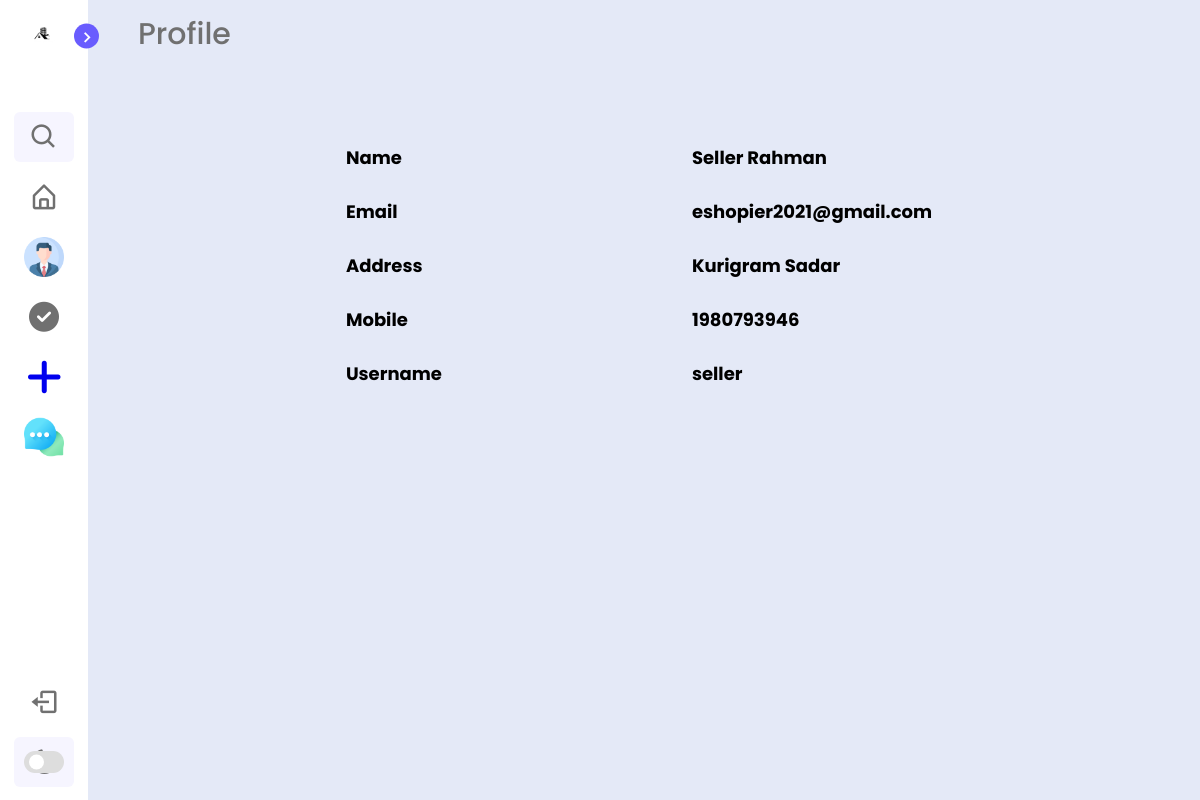
The page /admin/profile.php?username=seller (signed in) on the database its author committed.
### tables this page shows
CREATE TABLE `signup` (
  `signup_id` int(11) NOT NULL,
  `signup_name` varchar(100) DEFAULT NULL,
  `signup_username` varchar(100) DEFAULT NULL,
  `signup_email` varchar(100) DEFAULT NULL,
  `signup_number` varchar(100) DEFAULT NULL,
  `signup_password` varchar(100) DEFAULT NULL,
  `signup_address` varchar(100) DEFAULT NULL,
  `signup_role` int(11) DEFAULT NULL
);

### admin/profile.php (the view, shortened to what this page needs)
<!DOCTYPE html>
<?php
  include "connection.php";
  $username = $_GET['username'];
?>
<html lang="en">
<head>
    <link rel="stylesheet" href="css/style.css">
    <link href='https://unpkg.com/boxicons@2.1.1/css/boxicons.min.css' rel='stylesheet'>
    <link rel="stylesheet" href="https://cdnjs.cloudflare.com/ajax/libs/font-awesome/6.1.1/css/all.min.css" />
</head>
<body>
    <nav class="sidebar close">
        <header>
            <div class="image-text">
                <span class="image">
                    <img src="../img/logo.png" alt="">
                </span>
            </div>
            <i class='bx bx-chevron-right toggle'></i>
        </header>
        <div class="menu-bar">
            <div class="menu">
                <li class="search-box">
                    <i class='bx bx-search icon'></i>
                </li>
                <ul class="menu-links">
                    <li class="nav-link">
                      <?php echo '<a href="index.php?username='. $username.'">'?>
                            <i class='bx bx-home-alt icon' ></i>
                        </a>
                    </li>
                    <li class="nav-link">
					<?php echo '<a href="profile.php?username='. $username.'">'?>
					<img src="img/profile.png" alt="" height="40px" width="40px" style="margin-left: 10px;">
                        </a>
                    </li>
                    <li class="nav-link">
					<?php echo '<a href="more_details.php?username='. $username.'">'?>
					<i class="fa-solid icon fa-circle-check"></i>
                        </a>
                    </li>
					<li class="nav-link">
					<?php echo '<a href="adddevelopers.php?username='. $username.'">'?>
					&nbsp;&nbsp;&nbsp;<i class="fa-solid fa-plus"></i>&nbsp;&nbsp;&nbsp;
                        </a>
                    </li>
					<li class="nav-link">
					<a href="https://dashboard.tawk.to/#/dashboard/6262fbe67b967b11798c0cda" target="blank">
					<img src="img/chat.png" alt="" height="40px" width="40px" style="margin-left: 10px;">
                        </a>
                    </li>
                </ul>
            </div>
            <div class="bottom-content">
                <li class="">
                    <a href="logout.php">
                    <i class='bx bx-log-out icon' ></i></a>
                </li>
                <li class="mode">
                    <div class="toggle-switch">
                        <span class="switch"></span>
                    </div>
                </li>
            </div>
        </div>
    </nav>
    <section class="home" style="height: 100%;">
        <div class="text">Profile</div><br><br><br>
        <div class="container">
           <form action="">
               <section class="full">
                   <div class="title">
                        <b>Name</b><br><br>
                        <b>Email</b><br><br>
                        <b>Address</b><br><br>
                        <b>Mobile</b><br><br>
                        <b>Username</b><br><br>
                   </div>
                   <div class="middle"></div>
                   <div class="value">
                        <?php
                        $username = $_GET['username'];
                            $sql = "SELECT * FROM signup WHERE signup_username = '$username'";
                            $result = mysqli_query($conn, $sql) or die("Query Failed");
							if (mysqli_num_rows($result) > 0) {
								while ($row =  mysqli_fetch_assoc($result)) {
                                    echo "<b>".$row['signup_name']."</b><br><br>";
                                    echo "<b>".$row['signup_email']."</b><br><br>";
                                    echo "<b>".$row['signup_address']."</b><br><br>";
                                    echo "<b>".$row['signup_number']."</b><br><br>";
                                    echo "<b>".$row['signup_username']."</b><br><br>";
                                }
                            }
                         ?>
                   </div>
               </section>
           </form>
        </div>
    </section>
</body>
</html>

### admin/css/style.css (style rules this page uses)
* { margin: 0; padding: 0; box-sizing: border-box; font-family: 'Poppins', sans-serif; }
.home { position: absolute; width: 1100px; height: auto; }
.container { width: fit-content; position: relative; font-size: 12px; margin-right: auto; margin-left: auto; padding-left: 15px; padding-right: 15px; }
:root { --body-color: #E4E9F7; --sidebar-color: #FFF; --primary-color: #695CFE; --primary-color-light: #F6F5FF; --toggle-color: #DDD; --text-color: #707070; --tran-03: all 0.2s ease; --tran-03: all 0.3s ease; --tran-04: all 0.3s ease; --tran-05: all 0.3s ease; }
body { min-height: 100vh; background-color: var(--body-color); transition: var(--tran-05); }
.sidebar { position: fixed; top: 0; left: 0; height: 100%; width: 250px; padding: 10px 14px; background: var(--sidebar-color); transition: var(--tran-05); z-index: 100; }
.sidebar.close { width: 88px; }
.sidebar li { height: 50px; list-style: none; display: flex; align-items: center; margin-top: 10px; }
.sidebar header .image, .sidebar .icon { min-width: 60px; border-radius: 6px; }
.sidebar .icon { min-width: 60px; border-radius: 6px; height: 100%; display: flex; align-items: center; justify-content: center; font-size: 30px; }
.sidebar .text, .sidebar .icon { color: var(--text-color); transition: var(--tran-03); }
.sidebar header { position: relative; }
.sidebar header .image-text { display: flex; align-items: center; }
.sidebar header .image { display: flex; align-items: center; justify-content: center; }
.sidebar header .image img { width: 40px; border-radius: 6px; }
.sidebar header .toggle { position: absolute; top: 50%; right: -25px; transform: translateY(-50%) rotate(180deg); height: 25px; width: 25px; background-color: var(--primary-color); color: var(--sidebar-color); border-radius: 50%; display: flex; align-items: center; justify-content: center; font-size: 22px; cursor: pointer; transition: var(--tran-05); }
.sidebar.close .toggle { transform: translateY(-50%) rotate(0deg); }
.sidebar .menu { margin-top: 40px; }
.sidebar li.search-box { border-radius: 6px; background-color: var(--primary-color-light); cursor: pointer; transition: var(--tran-05); }
.sidebar li a { list-style: none; height: 100%; background-color: transparent; display: flex; align-items: center; height: 100%; width: 100%; border-radius: 6px; text-decoration: none; transition: var(--tran-03); }
.sidebar .menu-bar { height: calc(100% - 55px); display: flex; flex-direction: column; justify-content: space-between; overflow-y: scroll; }
.sidebar .menu-bar .mode { border-radius: 6px; background-color: var(--primary-color-light); position: relative; transition: var(--tran-05); }
.menu-bar .bottom-content .toggle-switch { position: absolute; right: 0; height: 100%; min-width: 60px; display: flex; align-items: center; justify-content: center; border-radius: 6px; cursor: pointer; }
.toggle-switch .switch { position: relative; height: 22px; width: 40px; border-radius: 25px; background-color: var(--toggle-color); transition: var(--tran-05); }
.switch::before { content: ''; position: absolute; height: 15px; width: 15px; border-radius: 50%; top: 50%; left: 5px; transform: translateY(-50%); background-color: var(--sidebar-color); transition: var(--tran-04); }
.home { position: absolute; top: 0; top: 0; left: 250px; height: 100vh; width: calc(100% - 250px); background-color: var(--body-color); transition: var(--tran-05); }
.home .text { font-size: 30px; font-weight: 500; color: var(--text-color); padding: 12px 60px; }
.sidebar.close ~ .home { left: 78px; height: 100vh; width: calc(100% - 78px); }
.container .full { display: flex; justify-content: flex-end; }
.container .full .title { font-size: large; text-align: left; }
.middle { width: 250px; }
.container .full .value { font-size: large; }
.fa-solid { font-size: 40px; }

### rows shown on the page
signup: signup_name "Seller Rahman", signup_email "eshopier2021@gmail.com", signup_address "Kurigram Sadar", signup_number "1980793946", signup_username "seller"
